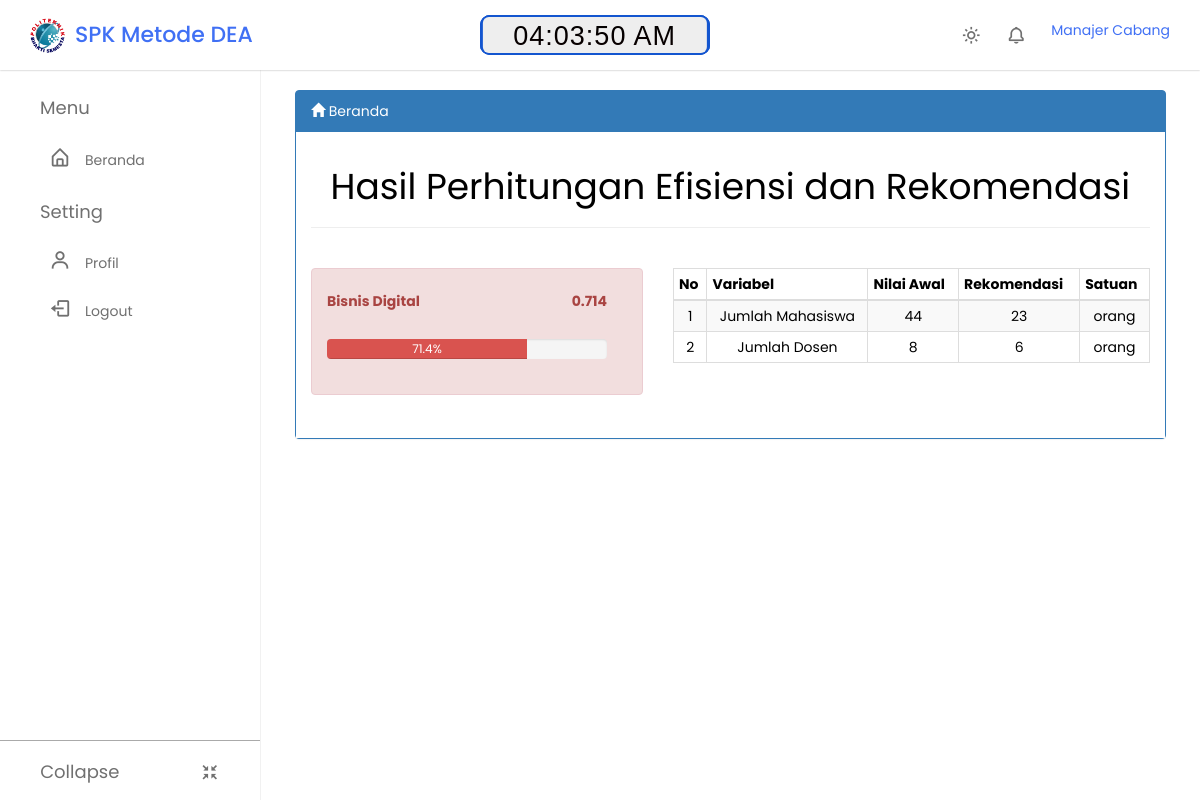
Screenshot of /beranda.php (signed in) with the database file from the repository.
### tables this page shows
CREATE TABLE `perhitungan_efisiensi` (
  `id_perhitungan_efisiensi` int(11) NOT NULL,
  `id_prodi` int(11) NOT NULL,
  `id_variabel` int(11) NOT NULL,
  `nilai_efisiensi` double NOT NULL,
  `rekomendasi` int(11) NOT NULL,
  `nilai_awal` int(11) NOT NULL
);

CREATE TABLE `variabel` (
  `id_variabel` int(11) NOT NULL,
  `nama_variabel` varchar(50) NOT NULL,
  `jenis_variabel` char(1) NOT NULL,
  `satuan` varchar(50) NOT NULL
);

### beranda.php (the view, shortened to what this page needs)
<?php include 'layout.php'; ?>
<div class="konten">
	<div class="col-sm-9">
		<div class="panel panel-primary">
			<div class="panel-heading">
				<span class="glyphicon glyphicon-home"></span> Beranda
			</div>
			<div class="panel-body">
				<?php
				if ($level == 'a') {
					echo '<h1 align="center">Sistem Pengukuran Efisiensi prodi</h1><hr />';
					echo '
										<h4 id="deskripsi">Sistem Pengukuran Efisiensi prodi merupakan sebuah sistem yang berfungsi untuk menghitung efisiensi kinerja masing-masing prodi. <em>Output</em> dari sistem ini berupa nilai efisiensi serta rekomendasi untuk dapat meningkatkan efisiensi prodi yang dinilai belum efisien. Program studi yang dinilai sudah efisien akan dijadikan sebagai <em>benchmarking</em> bagi program studi lain yang belum efisien melalui rekomendasi yang dihasilkan. Sistem ini dibuat guna membantu Politeknik Bhakti Semesta dalam mengambil keputusan sebagai upaya dalam meningkatkan mutu dan kualitas pelayanan program studi di Politeknik Bhakti Semesta.</h4>
										<br>
									';
				} else {
					echo '<h1 align="center">Hasil Perhitungan Efisiensi dan Rekomendasi</h1><hr />';
				}
				?>
				<br>
				<?php
				if ($level == 'p') {
					echo '<div class="row">';
					$id_dmu = $cabang_prodi = $efisiensi = array();
					$q = mysqli_query($conn, 'SELECT p.id_prodi, k.cabang_prodi, p.nilai_efisiensi FROM perhitungan_efisiensi AS p, prodi AS k WHERE p.id_prodi=k.id_prodi GROUP BY p.id_prodi');
					$n_dmu = mysqli_num_rows($q);
					if ($n_dmu > 0) {
						$index = 0;
						while ($d = mysqli_fetch_assoc($q)) {
							$cabang_prodi[$index] = $d['cabang_prodi'];
							$id_dmu[$index] = $d['id_prodi'];
							$efisiensi[$index] = round($d['nilai_efisiensi'], 3);
							$index++;
						}
						for ($i = 0; $i < $n_dmu; $i++) {
							$persen = $efisiensi[$i] * 100;
							if ($efisiensi[$i] >= 0.9) {
								$alert = "alert-success";
								$progress = "progress-bar-success";
							} else {
								$alert = "alert-danger";
								$progress = "progress-bar-danger";
							}
							echo '
											  		<div class="col-sm-5">
														<div class="alert alert-dismissible ' . $alert . '">
																<div class="row">
																	<div class="col-sm-9 col-xs-9">
																		<h5 align="left"><strong>' . $cabang_prodi[$i] . '</strong></h5>
																	</div>
																	<div class="col-sm-3 col-xs-3">
																		<h5 align="right"><strong>' . $efisiensi[$i] . '</strong></h5>
																	</div>
																</div>
																<br>
																<div class="row">
																	<div class="col-sm-12">
																		<div class="progress">
																			<div class="progress-bar ' . $progress . '" role="progressbar" aria-valuenow="' . $persen . '" aria-valuemin="0" aria-valuemax="100" style="width:' . $persen . '%">' . $persen . '%
																			</div>
																		</div>
																	</div>
																</div>
														</div>
													</div>
											';
							echo '
											  		<div class="col-sm-7">
														<table class="table table-condensed table-striped table-bordered">
															<thead>
																<tr>
															      	<th>No</th>
															      	<th>Variabel</th>
															      	<th>Nilai Awal</th>
															      	<th>Rekomendasi</th>
															      	<th>Satuan</th>
															    </tr>
															</thead>
															<tbody>
											';
							$q = mysqli_query($conn, 'SELECT * FROM perhitungan_efisiensi AS p, variabel AS v, prodi AS k WHERE p.id_variabel=v.id_variabel AND k.id_prodi=p.id_prodi AND p.id_prodi="' . $id_dmu[$i] . '" ORDER BY v.id_variabel ASC');
							if (mysqli_num_rows($q) > 0) {
								$j = 1;
								while ($data = mysqli_fetch_assoc($q)) {
									$prodi = $data['cabang_prodi'];
									$var = $data['nama_variabel'];
									$nilai_awal = $data['nilai_awal'];
									$rekomendasi = $data['rekomendasi'];
									$satuan = $data['satuan'];
									echo '
													  	<tr>
													  		<td>' . $j . '</td>
													  		<td>' . $var . '</td>
													  		<td>' . $nilai_awal . '</td>
													  		<td>' . $rekomendasi . '</td>
													  		<td>' . $satuan . '</td>
													  	</tr>
													';
									$j++;
								}
							}
							echo '
											  				</tbody>
											  			</table>
											  			<br>
											  			<br>
											  		</div>
											';
						}
					} else {
						echo '
										  		<div class="col-sm-12">
										  			<div class="alert alert-dismissible alert-warning">
  														<button type="button" class="close" data-dismiss="alert">&times;</button>
  														Belum dilakukan perhitungan efisiensi.
													</div>
												</div>
										';
					}
					echo '</div>';
				} elseif (($level == 'c') or ($level == 'm')) {
					echo '<div class="row">';
					$id_prodi = $_SESSION["id_prodi"];
					$q = mysqli_query($conn, 'SELECT p.id_prodi, k.cabang_prodi, p.nilai_efisiensi FROM perhitungan_efisiensi AS p, prodi AS k WHERE p.id_prodi=k.id_prodi AND p.id_prodi="' . $id_prodi . '" GROUP BY p.id_prodi');
					if (mysqli_num_rows($q) > 0) {
						$d = mysqli_fetch_assoc($q);
						$cabang_prodi = $d['cabang_prodi'];
						$efisiensi = round($d['nilai_efisiensi'], 3);
						$persen = $efisiensi * 100;
						if ($efisiensi >= 0.9) {
							$alert = "alert-success";
							$progress = "progress-bar-success";
						} else {
							$alert = "alert-danger";
							$progress = "progress-bar-danger";
						}
						echo '
											  		<div class="col-sm-5">
														<div class="alert alert-dismissible ' . $alert . '">
																<div class="row">
																	<div class="col-sm-9 col-xs-9">
																		<h5 align="left"><strong>' . $cabang_prodi . '</strong></h5>
																	</div>
																	<div class="col-sm-3 col-xs-3">
																		<h5 align="right"><strong>' . $efisiensi . '</strong></h5>
																	</div>
																</div>
																<br>
																<div class="row">
																	<div class="col-sm-12">
																		<div class="progress">
																			<div class="progress-bar ' . $progress . '" role="progressbar" aria-valuenow="' . $persen . '" aria-valuemin="0" aria-valuemax="100" style="width:' . $persen . '%">' . $persen . '%
																			</div>
																		</div>
																	</div>
																</div>
														</div>
													</div>
											';
						echo '
											  	<div class="col-sm-7">
													<table class="table table-condensed table-striped table-bordered">
														<thead>
															<tr>
															    <th>No</th>
															    <th>Variabel</th>
															    <th>Nilai Awal</th>
															    <th>Rekomendasi</th>
															    <th>Satuan</th>
															</tr>
														</thead>
													<tbody>
										';
						$q = mysqli_query($conn, 'SELECT * FROM perhitungan_efisiensi AS p, variabel AS v, prodi AS k WHERE p.id_variabel=v.id_variabel AND k.id_prodi=p.id_prodi AND p.id_prodi="' . $id_prodi . '" ORDER BY p.id_variabel ASC');
						if (mysqli_num_rows($q) > 0) {
							$j = 1;
							while ($data = mysqli_fetch_assoc($q)) {
								$var = $data['nama_variabel'];
								$nilai_awal = $data['nilai_awal'];
								$rekomendasi = $data['rekomendasi'];
								$satuan = $data['satuan'];
								echo '
													<tr>
													  	<td>' . $j . '</td>
													  	<td>' . $var . '</td>
													  	<td>' . $nilai_awal . '</td>
													  	<td>' . $rekomendasi . '</td>
													  	<td>' . $satuan . '</td>
													</tr>
												';
								$j++;
							}
						}
						echo '
											  			</tbody>
											  		</table>
											  		<br>
											  		<br>
											  	</div>
										';
					}
					echo '</div>';
				}
				?>
			</div>
		</div>
	</div>
</div>
<?php include 'layout2.php' ?>

### assets/css/style.css (style rules this page uses)
body { background-color: #eee; }
th, td { text-align: center; }
.progress-bar-danger { background-color: #D5220F; }

### assets/css/layout.css (style rules this page uses)
* { margin: 0; padding: 0; box-sizing: border-box; font-family: "Poppins", sans-serif; }
:root { --white-color: #fff; --blue-color: #4070f4; --grey-color: #707070; --grey-color-light: #aaa; }
body { background-color: #e7f2fd; transition: all 0.1s ease; }
.konten { position: absolute; top: 70px; left: 260px; right: 0; bottom: 0; background-color: transparent; padding: 20px; transition: 0.5s; }

### layout.php (style rules this page uses)
.panel { color: #fff; background-color: #337ab7; border-color: #337ab7; border-top-color: #337ab7; width: 135%; }
.panel .panel-heading { color: #fff; background-color: #337ab7; border-color: #337ab7; }
.panel-body { background-color: #fff !important; color: #000 !important; }

### rows the page displays
perhitungan_efisiensi: id_variabel.nama_variabel "Jumlah Mahasiswa", nilai_awal "44", rekomendasi "23", id_variabel.satuan "orang"
perhitungan_efisiensi: id_variabel.nama_variabel "Jumlah Dosen", nilai_awal "8", rekomendasi "6", id_variabel.satuan "orang"

### other values shown
$_SESSION['user'] "Manajer Cabang"
$cabang_prodi "Bisnis Digital"
$efisiensi "0.714"
$persen "71.4"
